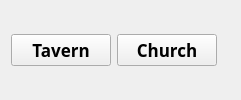
         <widget class="QWidget" name="Suburb">
          <property name="styleSheet">
           <string notr="true">border-image: url(:/Map_pictures/main_map/Suburb.png);</string>
          </property>
          <layout class="QHBoxLayout" name="horizontalLayout_6">
           <item>
            <widget class="QPushButton" name="Btn_Suburb_Tavern">
             <property name="minimumSize">
              <size>
               <width>100</width>
               <height>30</height>
              </size>
             </property>
             <property name="maximumSize">
              <size>
               <width>100</width>
               <height>16777215</height>
              </size>
             </property>
             <property name="font">
              <font>
               <family>Viner Hand ITC</family>
               <pointsize>13</pointsize>
               <weight>75</weight>
               <bold>true</bold>
              </font>
             </property>
             <property name="cursor">
              <cursorShape>PointingHandCursor</cursorShape>
             </property>
             <property name="styleSheet">
              <string notr="true">border-image: url(:/symbols/symbols/buttons_shatered_1.png);</string>
             </property>
             <property name="text">
              <string>Tavern</string>
             </property>
             <property name="checkable">
              <bool>true</bool>
             </property>
             <property name="autoExclusive">
              <bool>true</bool>
             </property>
            </widget>
           </item>
           <item>
            <widget class="QPushButton" name="Btn_Suburb_Church">
             <property name="minimumSize">
              <size>
               <width>100</width>
               <height>30</height>
              </size>
             </property>
             <property name="maximumSize">
              <size>
               <width>100</width>
               <height>16777215</height>
              </size>
             </property>
             <property name="font">
              <font>
               <family>Viner Hand ITC</family>
               <pointsize>13</pointsize>
               <weight>75</weight>
               <bold>true</bold>
              </font>
             </property>
             <property name="cursor">
              <cursorShape>PointingHandCursor</cursorShape>
             </property>
             <property name="styleSheet">
              <string notr="true">border-image: url(:/symbols/symbols/buttons_shatered_1.png);</string>
             </property>
             <property name="text">
              <string>Church</string>
             </property>
             <property name="checkable">
              <bool>true</bool>
             </property>
             <property name="autoExclusive">
              <bool>true</bool>
             </property>
            </widget>
           </item>
           <item>
            <widget class="QLabel" name="label_8">
             <property name="maximumSize">
              <size>
               <width>100</width>
               <height>30</height>
              </size>
             </property>
             <property name="styleSheet">
              <string notr="true">border-image: url(:/symbols/symbols/nothing.png);</string>
             </property>
             <property name="text">
              <string/>
             </property>
            </widget>
           </item>
          </layout>
         </widget>
